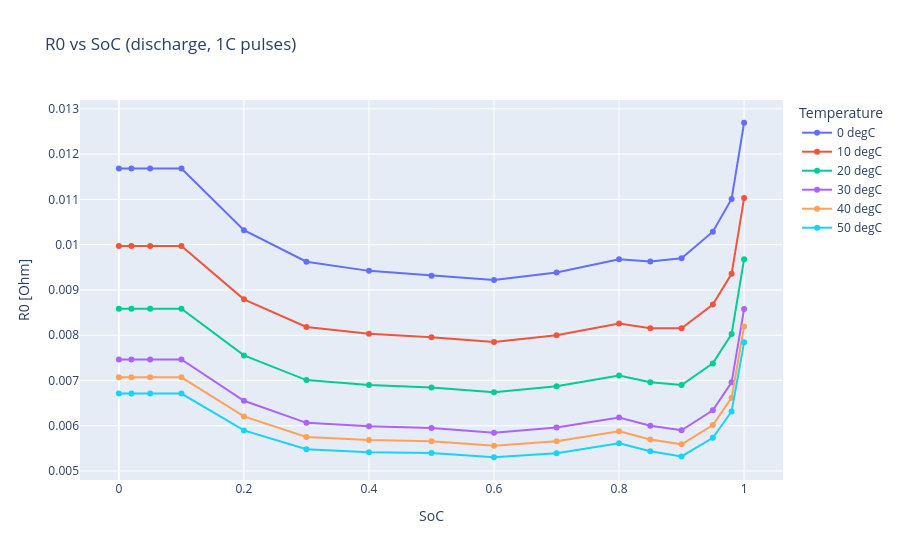

Here is the notebook cell this chart was saved with:
### Markdown cell above
`r0`, `r(k)` and `c(k)` return the raw 3D arrays over (SoC x temperature x C rate).

### Code cell
print("R0 discharge table shape:", fresh.r0("discharge").shape)
print("SoC grid:", fresh.soc_grid)
print("Temperature grid [degC]:", fresh.temp_grid_degC)
print("Capacity [Ah]:", fresh.capacity)

fresh.plot_parameters("R0", direction="discharge", c_rate=1.0)
